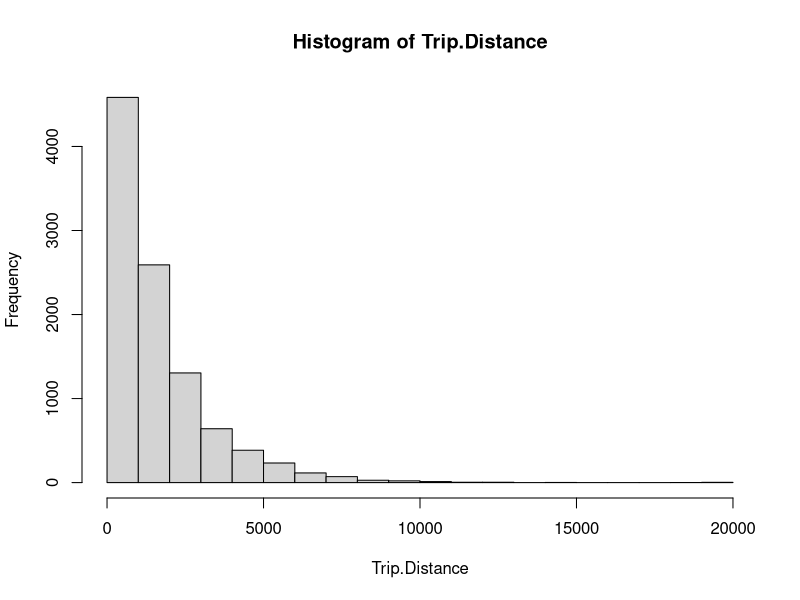
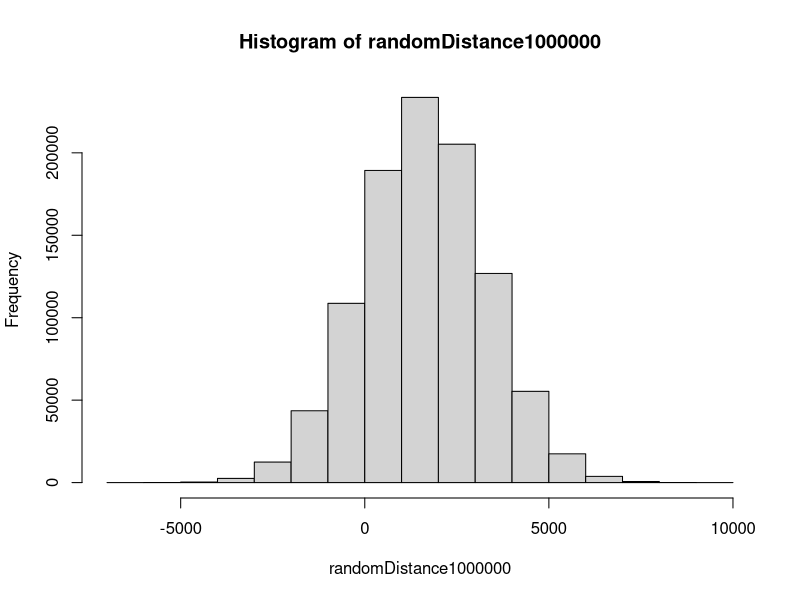

These figures' R source, in order:
## ---- chunk 1
knitr::opts_chunk$set(echo = TRUE)
## ---- chunk 2
seq(0, 345, by = 15)
## ---- chunk 3
2 ^ seq(0, 8)
## ---- chunk 4
rep(1:4, rep(4:1))
## ---- chunk 5
rep(0:3, times = 4) + rep(1:4, each = 4) * 10
## ---- chunk 6
x <- seq(1, 6)
y <- rep(x, times = 3)
z <- paste(x, x, sep = "/")
s <- ifelse(x %% 2 == 0, "-", "")
equationVector <- paste(s, z, sep = "x^")
paste(equationVector, collapse = " + ")
## ---- chunk 7

dockless <- read.csv("AustinDockless.csv")

docklessCols <- dockless[ ,c('Trip.Duration', 'Trip.Distance', 'Hour', 'Origin.Cell.ID', 'Destination.Cell.ID')]

# docklessCols
## ---- chunk 8

distanceOrderbyLongest <- sort(docklessCols$Trip.Distance, decreasing = TRUE)

top10Distance <- distanceOrderbyLongest[1:10]

top10Distance

## ---- chunk 9

tripAbove19km <- docklessCols[which(docklessCols$Trip.Distance > 19000), c('Origin.Cell.ID', 'Destination.Cell.ID') ]

tripAbove19km

## ---- chunk 10
tripBtw0to8 <- docklessCols[which(docklessCols$Hour >= 0 & docklessCols$Hour <= 8),]

tripBtw0to8LongestDistance <- sort(tripBtw0to8$Trip.Distance, decreasing = TRUE) 

topDistanceTripBtw0to8 <- tripBtw0to8LongestDistance[1]

topDistanceTripBtw0to8
## ---- chunk 11
docklessCols['Trip.Speed'] <- docklessCols$Trip.Distance / docklessCols$Trip.Duration

tripOrderByFastestSpeed <- docklessCols[order(docklessCols$Trip.Speed, decreasing = TRUE), c('Trip.Distance', 'Trip.Speed')]

top10FastestSpeed <- tripOrderByFastestSpeed[1:10,]

top10FastestSpeed
## ---- chunk 12

## ---- chunk 13
Trip.Distance <- docklessCols$Trip.Distance
## ---- chunk 14
distMean <- mean(Trip.Distance)
distMean
## ---- chunk 15
distSD <- sd(Trip.Distance)
distSD
## ---- chunk 16
distMedian <- median(Trip.Distance)
distMedian
## ---- chunk 17
distQuartiles <- quantile(Trip.Distance, seq(.25, .75, .25))
distQuartiles
## ---- chunk 18
set.seed(1234)

randomDistance10000 <- rnorm(10000, distMean, distSD)

randomDistanceMedian <- median(Trip.Distance)

randQuartiles <- quantile(randomDistance10000, seq(.25, .75, .25))
randQuartiles
## ---- chunk 19

set.seed(1234)

randomDistance1000000 <- rnorm(1000000, distMean, distSD)


randomizedDistanceMatrix <- matrix(randomDistance1000000, 10000)

randQuartiles <- numeric(ncol(randomizedDistanceMatrix))

for(i in 1:ncol(randomizedDistanceMatrix)) {
  randQuartiles[i] <- quantile(randomizedDistanceMatrix[, i], c(.75))
}

randQuartiles
## ---- chunk 20
pval = sum(distQuartiles[which(randQuartiles < distQuartiles[2])])

pval
## ---- chunk 21
hist(Trip.Distance)
## ---- chunk 22
hist(randomDistance1000000)
## ---- chunk 23
segments <- function(from, to, rep = FALSE) {
  options(warn = 1)
  
  if (from > 1) {
    from = 1
    warning(" 'from' value(s) larger than 1 reduced to 1 \n")
  }
  
  if (from < -1) {
    from = 1
    warning(" 'from' value(s) less than -1 raised to -1 \n")
  }
  
  if (to > 1) {
    to = 1
    warning(" 'to' value(s) larger than 1 reduced to 1 \n")
  }
  
  if (to < -1) {
    to = 1
    warning(" 'to' value(s) less than -1 raised to -1 \n")
  }
  
  c(from = from, to = to)
}

segments(.1, 1.2)

segments(-1.2, .1)
## ---- chunk 24
segments <- function(from, to, rep = FALSE) {
  options(warn = 1)
  
  # validation function for checking limits
  validateValue <- function(name, value) {
    if (any(value > 1)) {
      value[value > 1] = 1
      warning(paste0(" '", name, "' value(s) larger than 1 reduced to 1 \n"))
    }
  
    if (any(value < -1)) {
      value[value < -1] = -1
      warning(paste0(" '", name, "' value(s) less than -1 raised to -1 \n"))
    }
    
    value
  }
  
  # creating equal number of elements for from/to
  if (length(from) > 1 & length(to) == 1) {
    to <- rep(to, length(from))
  }
  
  if (length(to) > 1 & length(from) == 1) {
    from <- rep(from, length(to))
  }
  
  # general Code for merging row and columns
  if (length(from) == length(to)) {
    rowBind <- rbind(from, to)
    vector <- c(rowBind)
    matrix <- matrix(vector, ncol = length(from))
    dimnames(matrix) <- list(c('from', 'to'))
    matrix <- t(matrix)
    matrix[, "from"] <- validateValue("from", matrix[, "from"])
    matrix[, "to"] <- validateValue("to", matrix[, "to"])
    matrix
  }
  
}

segments(c(.1, .2), c(.3, .4)) 

segments(1:4/10, .9)
## ---- chunk 25
segments <- function(from, to, rep = FALSE) {
  options(warn = 1)
  
  # validation function for checking limits
  validateValue <- function(name, value) {
    if (any(value > 1)) {
      value[value > 1] = 1
      warning(paste0(" '", name, "' value(s) larger than 1 reduced to 1 \n"))
    }
  
    if (any(value < -1)) {
      value[value < -1] = -1
      warning(paste0(" '", name, "' value(s) less than -1 raised to -1 \n"))
    }
    
    value
  }
  
  # creating equal number of elements for from/to
  # Descending elements
  if (length(from) > 1 & length(to) == 1) {
    from <- sort(from, decreasing = FALSE)
    to <- rep(to, length(from))
  }
  
  if (length(to) > 1 & length(from) == 1) {
    to <- sort(to, decreasing = FALSE)
    from <- rep(from, length(to))
  }
  
  # general Code for merging row and columns 
  if (length(from) == length(to)) {
    rowBind <- rbind(from, to)
    vector <- c(rowBind)
    matrix <- matrix(vector, ncol = length(from))
    dimnames(matrix) <- list(c('from', 'to'))
    matrix <- t(matrix)
    matrix[, "from"] <- validateValue("from", matrix[, "from"])
    matrix[, "to"] <- validateValue("to", matrix[, "to"])
    matrix
  }
  
}

segments(4:1/10, .9)
## ---- chunk 26
segments <- function(from, to, rep = FALSE) {
  options(warn = 1)
  
  # validation function for checking limits
  validateValue <- function(name, value) {
    if (any(value > 1)) {
      value[value > 1] = 1
      warning(paste0(" '", name, "' value(s) larger than 1 reduced to 1 \n"))
    }
  
    if (any(value < -1)) {
      value[value < -1] = -1
      warning(paste0(" '", name, "' value(s) less than -1 raised to -1 \n"))
    }
    
    negitiveFloat = value > -1 & value < 0
    value[negitiveFloat] = 1 + value[negitiveFloat]
    
    value
  }
  
  # creating equal number of elements for from/to
  # Descending elements
  if (length(from) > 1 & length(to) == 1) {
    from <- sort(from, decreasing = FALSE)
    to <- rep(to, length(from))
  }
  
  if (length(to) > 1 & length(from) == 1) {
    to <- sort(to, decreasing = FALSE)
    from <- rep(from, length(to))
  }
  
  # general Code for merging row and columns 
  if (length(from) == length(to)) {
    rowBind <- rbind(from, to)
    vector <- c(rowBind)
    matrix <- matrix(vector, ncol = length(from))
    dimnames(matrix) <- list(c('from', 'to'))
    matrix <- t(matrix)
    matrix[, "from"] <- validateValue("from", matrix[, "from"])
    matrix[, "to"] <- validateValue("to", matrix[, "to"])
    matrix
  }
  
}

segments(.1, -.1) 

segments(c(.1, .2), c(.7, -.2))
## ---- chunk 27
segments <- function(from, to, rep = FALSE) {
  options(warn = 1)
  
  # validation function for checking limits
  validateValue <- function(name, value) {
    if (any(value > 1)) {
      value[value > 1] = 1
      warning(paste0(" '", name, "' value(s) larger than 1 reduced to 1 \n"))
    }
  
    if (any(value < -1)) {
      value[value < -1] = -1
      warning(paste0(" '", name, "' value(s) less than -1 raised to -1 \n"))
    }
    
    negitiveFloat = value > -1 & value < 0
    value[negitiveFloat] = 1 + value[negitiveFloat]
    
    value
  }
  
  # creating equal number of elements for from/to
  # Descending elements
  if (length(from) > 1 & length(to) == 1) {
    from <- sort(from, decreasing = FALSE)
    to <- rep(to, length(from))
  }
  
  if (length(to) > 1 & length(from) == 1) {
    to <- sort(to, decreasing = FALSE)
    from <- rep(from, length(to))
  }
  
  # general Code for merging row and columns 
  if (length(from) == length(to)) {
    rowBind <- rbind(from, to)
    vector <- c(rowBind)
    matrix <- matrix(vector, ncol = length(from))
    dimnames(matrix) <- list(c('from', 'to'))
    matrix <- t(matrix)
    matrix[, "from"] <- validateValue("from", matrix[, "from"])
    matrix[, "to"] <- validateValue("to", matrix[, "to"])
    
    element <- matrix[, "from"] > matrix[, "to"] 
    fromValue <- matrix[, "from"][element] 
    toValue <- matrix[, "to"][element]
    matrix[, "from"][element] <- toValue
    matrix[, "to"][element] <- fromValue
    
    matrix
  }
  
}

 segments(.9, .1)
## ---- chunk 28
segments <- function(from, to, rep = FALSE) {
  options(warn = 1)
  
  # validation function for checking limits
  validateValue <- function(name, value) {
    if (any(value > 1)) {
      value[value > 1] = 1
      warning(paste0(" '", name, "' value(s) larger than 1 reduced to 1 \n"))
    }
  
    if (any(value < -1)) {
      value[value < -1] = -1
      warning(paste0(" '", name, "' value(s) less than -1 raised to -1 \n"))
    }
    
    negitiveFloat = value > -1 & value < 0
    value[negitiveFloat] = 1 + value[negitiveFloat]
    
    value
  }
  
  # rep parameter check for repeat functionality
  if (!rep) {
    # creating equal number of elements for from/to
    # Descending elements
    if (length(from) > 1 & length(to) == 1) {
      from <- sort(from, decreasing = FALSE)
      to <- rep(to, length(from))
    }
    
    if (length(to) > 1 & length(from) == 1) {
      to <- sort(to, decreasing = FALSE)
      from <- rep(from, length(to))
    }
  } else {
    # code for repeat values
    if (length(from) == 1 & length(to) == 1) {
      if (from > to) {
        temp <- from
        from <- to
        to <- temp
      }
      from <- seq(from = from, to = 1, by = to)
      to <- seq(from = to, to = 1, by = to)
      
      if (length(to) > length(from)) {
        from <- c(from, 1)
      }
      if (length(to) < length(from)) {
        to <- c(to, 1)
      }
      
    }
  }
  
  # general Code for merging row and columns 
  if (length(from) == length(to)) {
    rowBind <- rbind(from, to)
    vector <- c(rowBind)
    matrix <- matrix(vector, ncol = length(from))
    dimnames(matrix) <- list(c('from', 'to'))
    matrix <- t(matrix)
    matrix[, "from"] <- validateValue("from", matrix[, "from"])
    matrix[, "to"] <- validateValue("to", matrix[, "to"])
    
    element <- matrix[, "from"] > matrix[, "to"] 
    fromValue <- matrix[, "from"][element] 
    toValue <- matrix[, "to"][element]
    matrix[, "from"][element] <- toValue
    matrix[, "to"][element] <- fromValue
    
    matrix
  }
  
}

  segments(.1, .2, rep=TRUE)
## ---- chunk 29
segments <- function(from, to, rep = FALSE) {
  options(warn = 1)
  
  # validation function for checking limits
  validateValue <- function(name, value) {
    if (any(value > 1)) {
      value[value > 1] = 1
      warning(paste0(" '", name, "' value(s) larger than 1 reduced to 1 \n"))
    }
  
    if (any(value < -1)) {
      value[value < -1] = -1
      warning(paste0(" '", name, "' value(s) less than -1 raised to -1 \n"))
    }
    
    negitiveFloat = value > -1 & value < 0
    value[negitiveFloat] = 1 + value[negitiveFloat]
    
    value
  }
  
  if (!rep) {
    # creating equal number of elements for from/to
    # Descending elements
    if (length(from) > 1 & length(to) == 1) {
      from <- sort(from, decreasing = FALSE)
      to <- rep(to, length(from))
    }
    
    if (length(to) > 1 & length(from) == 1) {
      to <- sort(to, decreasing = FALSE)
      from <- rep(from, length(to))
    }
  } else {
    # code for repeat values
    if (length(from) == 1 & length(to) == 1) {
      if (from > to) {
        temp <- from
        from <- to
        to <- temp
      }
      from <- seq(from = from, to = 1, by = to)
      to <- seq(from = to, to = 1, by = to)
      
      if (length(to) > length(from)) {
        from <- c(from, 1)
      }
      if (length(to) < length(from)) {
        to <- c(to, 1)
      }
    } else {
      if (length(from) > 1 & length(to) == 1) {
        to <- rep(to, length(from))
      }
      if (length(to) > 1 & length(from) == 1) {
        from <- rep(from, length(to))
      }
      vec <- sort(c(from, to), decreasing = FALSE)
      tv <- ceiling(1/vec[length(vec)])
      vec1 <- rep(vec, times = tv)
      vec2 <-  rep(0:(tv-1) * rep(vec[length(vec)]), each = length(vec))
      vec <- vec1 + vec2
      mat <- matrix(vec, nrow = 2)
      rownames(mat) <- c('from', 'to')
      from <- mat["from",]
      to <- mat["to",]
    }
  }
  
  # general Code for merging row and columns
  if (length(from) == length(to)) {
    rowBind <- rbind(from, to)
    vector <- c(rowBind)
    matrix <- matrix(vector, ncol = length(from))
    dimnames(matrix) <- list(c('from', 'to'))
    matrix <- t(matrix)
    matrix[, "from"] <- validateValue("from", matrix[, "from"])
    matrix[, "to"] <- validateValue("to", matrix[, "to"])
    element <- matrix[, "from"] > matrix[, "to"] 
    fromValue <- matrix[, "from"][element] 
    toValue <- matrix[, "to"][element]
    matrix[, "from"][element] <- toValue
    matrix[, "to"][element] <- fromValue
    
    # Duplicate row check, takes place for repeat = TRUE
    if (rep) {
      duplicateUperLimit <- matrix[, "from"] == matrix[, "to"] & matrix[, "from"] == 1
      matrix <- matrix[!duplicateUperLimit,]
      
      f <- matrix[, "from"]
      t <- matrix[, "to"]
      if (f[length(f)] != 1 & t[length(t)] != 1) {
         matrix <- rbind(matrix, 1)
      }
    }
    
    matrix
  }
  
}

  segments(c(.3, .1), .2, rep=TRUE)
